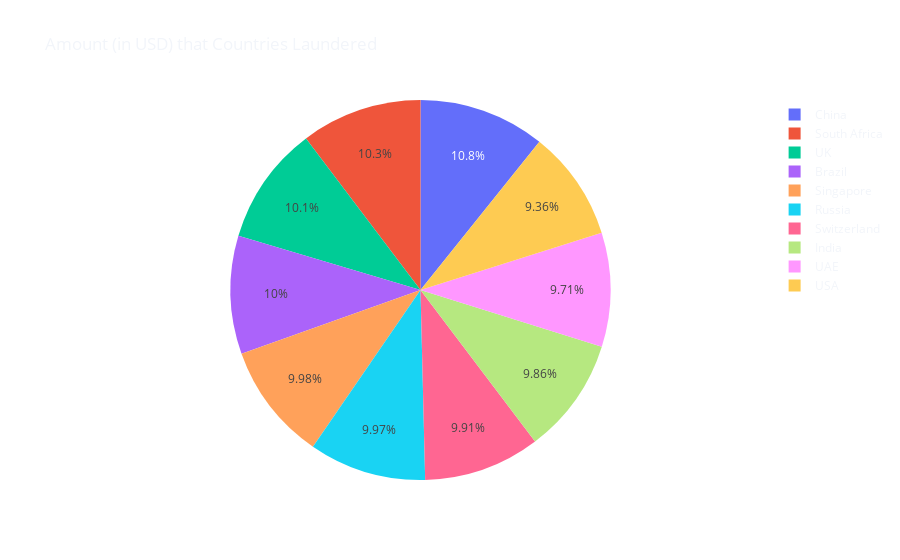

Notebook cell for this chart:
### Markdown cell above
This graph shows the average risk for each industry and then the trnasaction types within that industry, with the highest being cash withdrawl for construction.

### Code cell
fig = px.pie(df, values='Amount (USD)', names='Country', title='Amount (in USD) that Countries Laundered').update_layout(template='plotly_dark', plot_bgcolor='rgba(0, 0, 0, 0)', paper_bgcolor='rgba(0, 0, 0, 0)').update_layout(template='plotly_dark', plot_bgcolor='rgba(0, 0, 0, 0)', paper_bgcolor='rgba(0, 0, 0, 0)')
fig.show()

### Figure 1 — Plotly figure (JSON) as saved in the notebook; plotly's stock layout.template omitted (floating-point values rounded to 4 significant figures; data arrays with more than 128 entries replaced by an {"elided": "..."} marker saying what was removed)
{"data": [{"domain": {"x": [0, 1], "y": [0, 1]}, "hovertemplate": "Country=%{label}<br>Amount (USD)=%{value}<extra></extra>", "labels": {"elided": "10000 str values"}, "legendgroup": "", "name": "", "showlegend": true, "type": "pie", "values": {"elided": "10000 float values"}}], "layout": {"legend": {"tracegroupgap": 0}, "paper_bgcolor": "rgba(0, 0, 0, 0)", "plot_bgcolor": "rgba(0, 0, 0, 0)", "title": {"text": "Amount (in USD) that Countries Laundered"}}}
